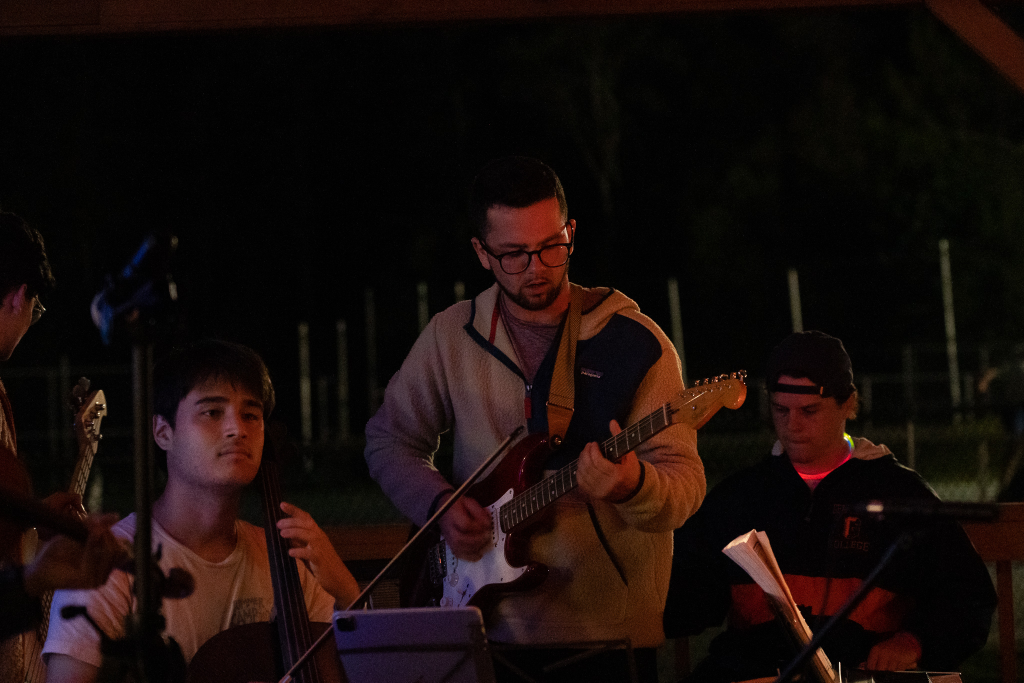
#> input picture ascii_img/guitar.JPG, 2048 x 1365 px (shown at 1/2 size)
$ python pil_practice.py
#> lines starting #> are read from the running program, lines starting #| are printed output that depends on the picture
from PIL import Image, ImageFont, ImageDraw
import cv2
import numpy as np

DENSITY = 'Ñ@#W$9876543210?!abc;:+=-,._ '

def map_val(val: int,
        from_low: int,
        from_high: int,
        to_low: int,
        to_high: int) -> int:
    ratio = val / (from_high - from_low)
    return int(ratio * (to_high - to_low))

def resize_img(img: np.ndarray,
               ratio: int) -> np.ndarray:
    w, h = img.shape
    new_w = int(w/ratio)
    new_h = int(h/ratio)
    return cv2.resize(img, (new_w, new_h))


img = cv2.imread('guitar.JPG', cv2.IMREAD_GRAYSCALE)
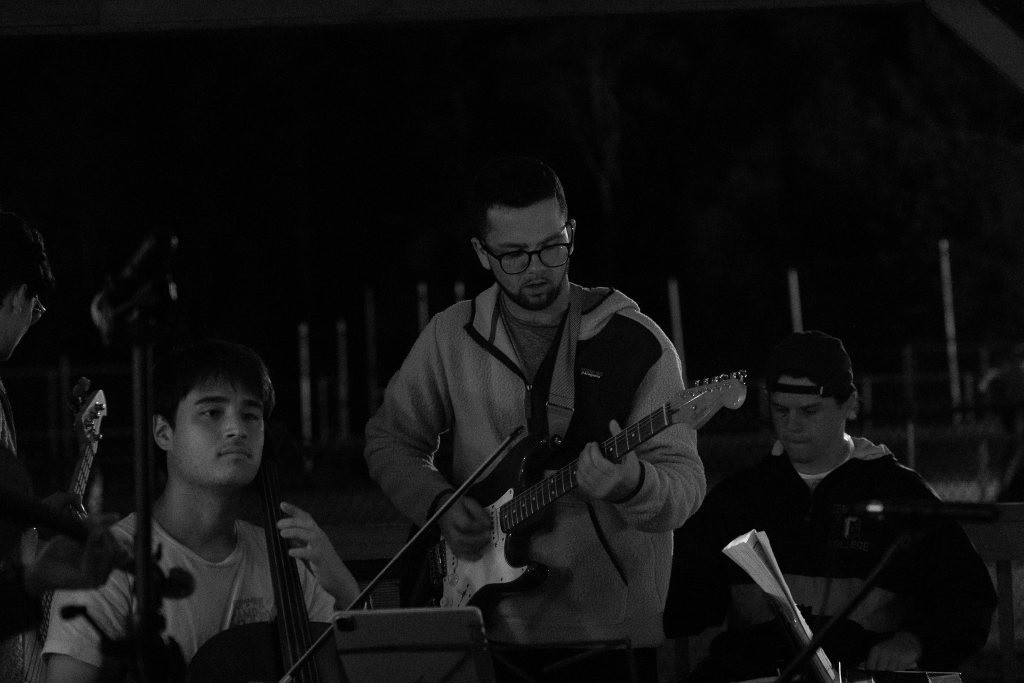
#> img: shape (1365, 2048) (shown at 1/2 size); min 0, max 255, mean 15.8
img = resize_img(img=img, ratio=10)
#> in resize_img, `return cv2.resize(img, (new_w, new_h))`:
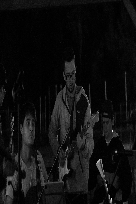
#> returned value: shape (204, 136); min 0, max 232, mean 15.7

myimg = Image.new('L', img.shape, color='black')
#> myimg: PIL image 204x136 L; every value is 0
image_edit = ImageDraw.Draw(myimg)
font = ImageFont.truetype("/usr/share/fonts/truetype/freefont/Ubuntu-L.ttf", 1)

for i, row in enumerate(img):
    for j, val in enumerate(row):
        image_edit.text(xy=(i, j),
                        text=DENSITY[map_val(val, 0, 255, len(DENSITY), 0) + 1],
                        fill=255,
                        font=font)
#> this loop made 204 passes

myimg.save('test.png')
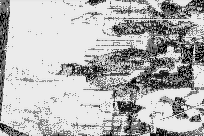
#> saved as test.png: PIL image 204x136 L; min 0, max 248, mean 181.4
